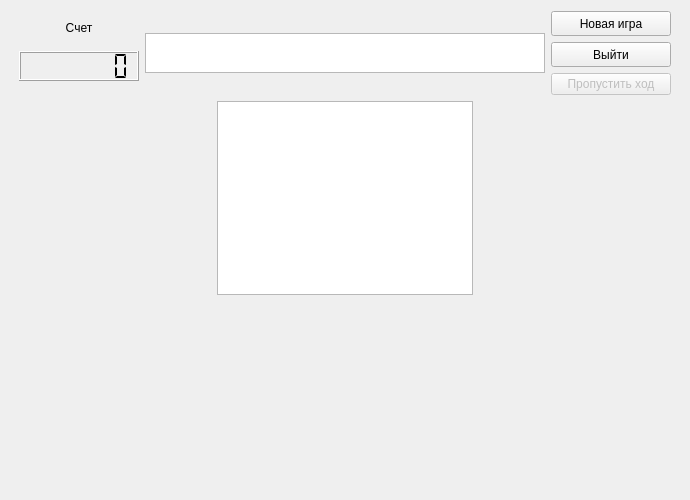
<?xml version="1.0" encoding="UTF-8"?>
<ui version="4.0">
 <class>MainWindow</class>
 <widget class="QMainWindow" name="MainWindow">
  <property name="geometry">
   <rect>
    <x>0</x>
    <y>0</y>
    <width>690</width>
    <height>500</height>
   </rect>
  </property>
  <property name="minimumSize">
   <size>
    <width>0</width>
    <height>500</height>
   </size>
  </property>
  <property name="windowTitle">
   <string>Lines</string>
  </property>
  <property name="windowIcon">
   <iconset>
    <normaloff>pics/icon.png</normaloff>pics/icon.png</iconset>
  </property>
  <widget class="QWidget" name="centralWidget">
   <layout class="QGridLayout" name="gridLayout">
    <item row="0" column="0">
     <layout class="QHBoxLayout" name="horizontalLayout_2">
      <item>
       <spacer name="horizontalSpacer_2">
        <property name="orientation">
         <enum>Qt::Horizontal</enum>
        </property>
        <property name="sizeHint" stdset="0">
         <size>
          <width>40</width>
          <height>20</height>
         </size>
        </property>
       </spacer>
      </item>
      <item>
       <layout class="QVBoxLayout" name="verticalLayout">
        <item>
         <widget class="QLabel" name="label">
          <property name="minimumSize">
           <size>
            <width>0</width>
            <height>10</height>
           </size>
          </property>
          <property name="maximumSize">
           <size>
            <width>16777215</width>
            <height>10</height>
           </size>
          </property>
          <property name="text">
           <string>Счет</string>
          </property>
          <property name="scaledContents">
           <bool>false</bool>
          </property>
          <property name="alignment">
           <set>Qt::AlignCenter</set>
          </property>
         </widget>
        </item>
        <item>
         <widget class="QLCDNumber" name="lcdnumber">
          <property name="minimumSize">
           <size>
            <width>120</width>
            <height>30</height>
           </size>
          </property>
          <property name="maximumSize">
           <size>
            <width>120</width>
            <height>30</height>
           </size>
          </property>
          <property name="digitCount">
           <number>7</number>
          </property>
          <property name="segmentStyle">
           <enum>QLCDNumber::Flat</enum>
          </property>
         </widget>
        </item>
       </layout>
      </item>
      <item>
       <layout class="QHBoxLayout" name="horizontalLayout">
        <property name="sizeConstraint">
         <enum>QLayout::SetFixedSize</enum>
        </property>
        <property name="leftMargin">
         <number>0</number>
        </property>
        <item>
         <widget class="QGraphicsView" name="graphicsView_score">
          <property name="minimumSize">
           <size>
            <width>400</width>
            <height>40</height>
           </size>
          </property>
          <property name="maximumSize">
           <size>
            <width>400</width>
            <height>40</height>
           </size>
          </property>
         </widget>
        </item>
       </layout>
      </item>
      <item>
       <layout class="QVBoxLayout" name="verticalLayout_2">
        <property name="sizeConstraint">
         <enum>QLayout::SetMinimumSize</enum>
        </property>
        <item>
         <widget class="QPushButton" name="pushButton">
          <property name="sizePolicy">
           <sizepolicy hsizetype="Fixed" vsizetype="Fixed">
            <horstretch>0</horstretch>
            <verstretch>0</verstretch>
           </sizepolicy>
          </property>
          <property name="minimumSize">
           <size>
            <width>120</width>
            <height>25</height>
           </size>
          </property>
          <property name="text">
           <string>Новая игра</string>
          </property>
         </widget>
        </item>
        <item>
         <widget class="QPushButton" name="pushButton_2">
          <property name="sizePolicy">
           <sizepolicy hsizetype="Fixed" vsizetype="Fixed">
            <horstretch>0</horstretch>
            <verstretch>0</verstretch>
           </sizepolicy>
          </property>
          <property name="minimumSize">
           <size>
            <width>120</width>
            <height>25</height>
           </size>
          </property>
          <property name="text">
           <string>Выйти</string>
          </property>
         </widget>
        </item>
        <item>
         <widget class="QPushButton" name="pushButton_3">
          <property name="enabled">
           <bool>false</bool>
          </property>
          <property name="text">
           <string>Пропустить ход</string>
          </property>
          <property name="autoDefault">
           <bool>false</bool>
          </property>
          <property name="default">
           <bool>false</bool>
          </property>
          <property name="flat">
           <bool>false</bool>
          </property>
         </widget>
        </item>
       </layout>
      </item>
      <item>
       <spacer name="horizontalSpacer">
        <property name="orientation">
         <enum>Qt::Horizontal</enum>
        </property>
        <property name="sizeHint" stdset="0">
         <size>
          <width>40</width>
          <height>20</height>
         </size>
        </property>
       </spacer>
      </item>
     </layout>
    </item>
    <item row="1" column="0">
     <layout class="QHBoxLayout" name="horizontalLayout_3">
      <item>
       <spacer name="horizontalSpacer_3">
        <property name="orientation">
         <enum>Qt::Horizontal</enum>
        </property>
        <property name="sizeHint" stdset="0">
         <size>
          <width>40</width>
          <height>20</height>
         </size>
        </property>
       </spacer>
      </item>
      <item>
       <widget class="QGraphicsView" name="graphicsView"/>
      </item>
      <item>
       <spacer name="horizontalSpacer_4">
        <property name="orientation">
         <enum>Qt::Horizontal</enum>
        </property>
        <property name="sizeHint" stdset="0">
         <size>
          <width>40</width>
          <height>20</height>
         </size>
        </property>
       </spacer>
      </item>
     </layout>
    </item>
    <item row="2" column="0">
     <spacer name="verticalSpacer">
      <property name="orientation">
       <enum>Qt::Vertical</enum>
      </property>
      <property name="sizeHint" stdset="0">
       <size>
        <width>20</width>
        <height>135</height>
       </size>
      </property>
     </spacer>
    </item>
   </layout>
  </widget>
 </widget>
 <layoutdefault spacing="6" margin="11"/>
 <resources/>
 <connections/>
</ui>
